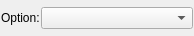
<?xml version="1.0" encoding="UTF-8"?>
<ui version="4.0">
 <class>WidgetGSLibParOption</class>
 <widget class="QWidget" name="WidgetGSLibParOption">
  <property name="geometry">
   <rect>
    <x>0</x>
    <y>0</y>
    <width>194</width>
    <height>36</height>
   </rect>
  </property>
  <property name="windowTitle">
   <string>Form</string>
  </property>
  <layout class="QHBoxLayout" name="horizontalLayout">
   <property name="spacing">
    <number>1</number>
   </property>
   <property name="leftMargin">
    <number>1</number>
   </property>
   <property name="topMargin">
    <number>1</number>
   </property>
   <property name="rightMargin">
    <number>1</number>
   </property>
   <property name="bottomMargin">
    <number>1</number>
   </property>
   <item>
    <widget class="QLabel" name="lblDesc">
     <property name="text">
      <string>Option:</string>
     </property>
    </widget>
   </item>
   <item>
    <widget class="QComboBox" name="cmbValue">
     <property name="sizePolicy">
      <sizepolicy hsizetype="Expanding" vsizetype="Fixed">
       <horstretch>0</horstretch>
       <verstretch>0</verstretch>
      </sizepolicy>
     </property>
     <property name="sizeAdjustPolicy">
      <enum>QComboBox::AdjustToContentsOnFirstShow</enum>
     </property>
    </widget>
   </item>
  </layout>
 </widget>
 <resources/>
 <connections/>
</ui>
